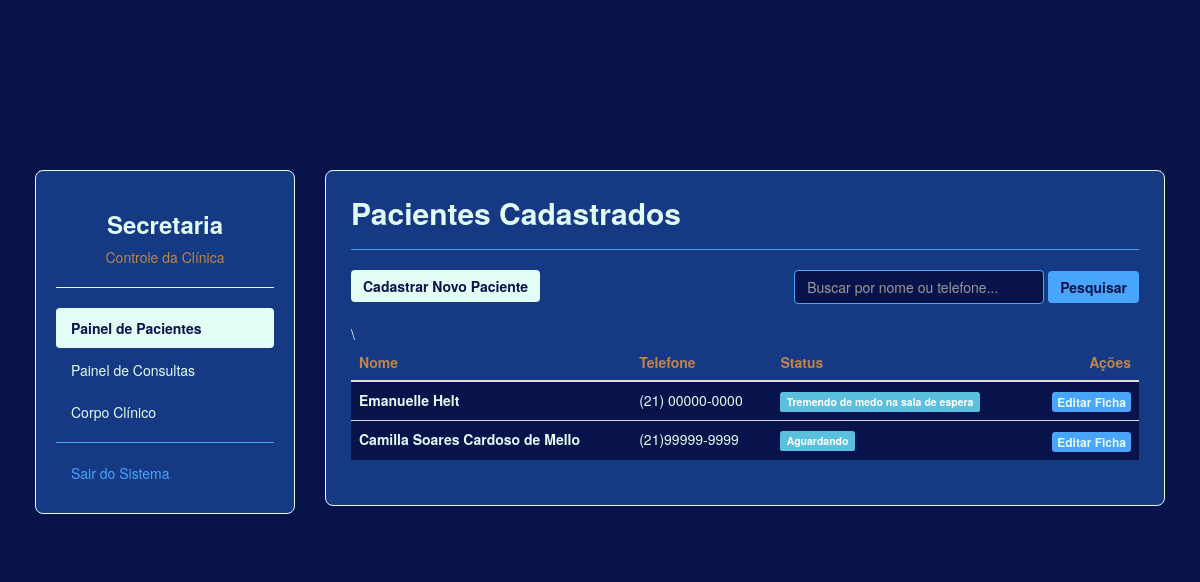
Page /secretaria on the committed database.
### tables this page shows
CREATE TABLE pacientes_secretaria (
                        id INTEGER PRIMARY KEY AUTOINCREMENT,
                        nome TEXT NOT NULL,
                        telefone TEXT NOT NULL,
                        status TEXT NOT NULL,
                        usuario_login TEXT UNIQUE);

### app.py (the view)
@app.route('/secretaria')
def secretaria_recepcao():
    termo_pesquisa = request.args.get('pesquisa', '')
    conn = conectar_banco()
    if termo_pesquisa:
        pacientes_clinica = conn.execute('''
            SELECT * FROM pacientes_secretaria
            WHERE nome LIKE ? OR telefone LIKE ?
        ''', (f'%{termo_pesquisa}%', f'%{termo_pesquisa}%')).fetchall()
    else:
        pacientes_clinica = conn.execute('SELECT * FROM pacientes_secretaria').fetchall()
    conn.close()
    return render_template('secretaria_recepcao.html', pacientes=pacientes_clinica, termo=termo_pesquisa)

### app.py (called while the page is built)
def conectar_banco():
    conn = sqlite3.connect(ARQUIVO_BANCO)
    conn.row_factory = sqlite3.Row
    return conn

### templates/secretaria_recepcao.html (shortened to what this page needs)
<!DOCTYPE html>
<html lang="pt-BR">
<head>
    <link rel="stylesheet" href="https://stackpath.bootstrapcdn.com/bootstrap/3.4.1/css/bootstrap.min.css">
    <link rel="stylesheet" href="{{ url_for('static', filename='css/style.css') }}">
</head>
<body>
    <div class="container dashboard-container">
        <div class="row">
            <div class="col-md-3">
                <div class="sidebar">
                    <h3 class="text-ouro text-center">Secretaria</h3>
                    <p class="text-center text-muted">Controle da Clínica</p>
                    <hr style="border-color: #e2fdf6;">
                    <ul class="nav nav-pills nav-stacked">
                        <li class="active"><a href="{{ url_for('secretaria_recepcao') }}" style="background-color: #e2fdf6; color: #08134b; font-weight: bold;">Painel de Pacientes</a></li>
                        <li><a href="{{ url_for('secretaria_consultas') }}" style="color: #e2fdf6;">Painel de Consultas</a></li>
                        <li><a href="{{ url_for('secretaria_dentistas') }}" style="color: #e2fdf6;">Corpo Clínico</a></li>
                        <hr style="border-color: #49a4fc; margin: 10px 0;">
                        <li><a href="{{ url_for('login') }}" style="color: #49a4fc;">Sair do Sistema</a></li>
                    </ul>
                </div>
            </div>
            <div class="col-md-9">
                <div class="main-panel">
                    <h2 class="text-ouro" style="margin-top: 0;">Pacientes Cadastrados</h2>
                    <hr style="border-color: #49a4fc;">
                    <div class="row" style="margin-bottom: 20px;">
                        <div class="col-sm-4">
                            <a href="{{ url_for('cadastro_paciente') }}" class="btn btn-ouro">Cadastrar Novo Paciente</a>
                        </div>
                        <div class="col-sm-8 text-right">
                            <form action="{{ url_for('secretaria_recepcao') }}" method="GET" class="form-inline">
                                <div class="form-group">
                                    <input type="text" class="form-control" name="pesquisa" placeholder="Buscar por nome ou telefone..." value="{{ termo }}" style="background-color: #08134b; color: #e2fdf6; border: 1px solid #49a4fc; min-width: 250px;">
                                </div>
                                <button type="submit" class="btn btn-primary" style="background-color: #49a4fc; border: none;">Pesquisar</button>
                            </form>
                        </div>
                    </div>
                    <div class="table-responsive" style="margin-top: 15px;">
                        <table class="table" style="color: #e2fdf6;">
                            <thead>
                                <tr style="color: #be834e;">
                                    <th>Nome</th>
                                    <th>Telefone</th>
                                    <th>Status</th>
                                    <th class="text-right">Ações</th>
                                </tr>
                            </thead>
                            <tbody>
                                {% if pacientes %}
                                    {% for paciente in pacientes %}
                                    <tr style="background-color: #08134b;">
                                        <td><strong>{{ paciente.nome }}</strong></td>
                                        <td>{{ paciente.telefone }}</td>
                                        <td><span class="label label-info">{{ paciente.status }}</span></td>
                                        <td class="text-right">
                                            <a href="{{ url_for('editar_paciente', id_paciente=paciente.id) }}" class="btn btn-xs btn-primary" style="background-color: #49a4fc; border: none; color: #e2fdf6;">Editar Ficha</a>
                                        </td>
                                    </tr>
                                    {% endfor %}
                                {% else %}
                                    <tr style="background-color: #08134b;">
                                        <td colspan="5" class="text-center" style="color: #49a4fc; padding: 20px;">Nenhuma pessoa encontrada.</td>
                                    </tr>
                                {% endif %}
                            </tbody>\
                        </table>
                    </div>
                </div>
            </div>
        </div>
    </div>
</body>
</html>

### static/css/style.css (style rules this page uses)
body { padding-top: 100px; background-color: #08134b; color: #e2fdf6; }
h2 { color: #e2fdf6; font-weight: bold; }
.text-muted { color: #be834e !important; }
.form-control { background-color: #e2fdf6; color: #08134b; border: 1px solid #49a4fc; }
.btn-primary { background-color: #e2fdf6; border-color: #e2fdf6; color: #08134b; font-weight: bold; transition: all 0.3s; }
.dashboard-container { margin-top: 50px; padding: 20px; }
.sidebar { background-color: #153a83; border-radius: 8px; padding: 20px; border: 1px solid #e2fdf6; margin-bottom: 20px; }
.main-panel { background-color: #153a83; border-radius: 8px; padding: 25px; border: 1px solid #e2fdf6; }
.text-ouro { color: #e2fdf6 !important; font-weight: bold; }
.btn-ouro { background-color: #e2fdf6; color: #08134b; font-weight: bold; border: none; }

### rows in the picture
pacientes_secretaria: nome "Emanuelle Helt", telefone "(21) 00000-0000", status "Tremendo de medo na sala de espera"
pacientes_secretaria: nome "Camilla Soares Cardoso de Mello", telefone "(21)99999-9999", status "Aguardando"
